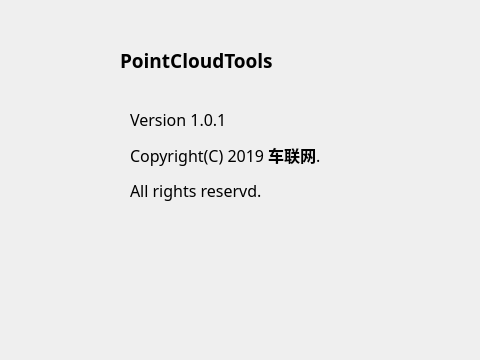
<?xml version="1.0" encoding="UTF-8"?>
<ui version="4.0">
 <class>AboutWin</class>
 <widget class="QWidget" name="AboutWin">
  <property name="geometry">
   <rect>
    <x>0</x>
    <y>0</y>
    <width>480</width>
    <height>360</height>
   </rect>
  </property>
  <property name="sizePolicy">
   <sizepolicy hsizetype="Fixed" vsizetype="Fixed">
    <horstretch>0</horstretch>
    <verstretch>0</verstretch>
   </sizepolicy>
  </property>
  <property name="minimumSize">
   <size>
    <width>480</width>
    <height>360</height>
   </size>
  </property>
  <property name="maximumSize">
   <size>
    <width>480</width>
    <height>360</height>
   </size>
  </property>
  <property name="font">
   <font>
    <family>微软雅黑</family>
   </font>
  </property>
  <property name="mouseTracking">
   <bool>false</bool>
  </property>
  <property name="windowTitle">
   <string>About</string>
  </property>
  <property name="windowIcon">
   <iconset resource="PointCloudTools.qrc">
    <normaloff>:/Resources/images/about.png</normaloff>:/Resources/images/about.png</iconset>
  </property>
  <widget class="QLabel" name="label">
   <property name="geometry">
    <rect>
     <x>20</x>
     <y>80</y>
     <width>72</width>
     <height>72</height>
    </rect>
   </property>
   <property name="text">
    <string/>
   </property>
   <property name="pixmap">
    <pixmap resource="cloudviewer.qrc">:/Resources/images/icon.png</pixmap>
   </property>
  </widget>
  <widget class="QLabel" name="label_2">
   <property name="geometry">
    <rect>
     <x>120</x>
     <y>40</y>
     <width>211</width>
     <height>41</height>
    </rect>
   </property>
   <property name="text">
    <string>&lt;html&gt;&lt;head/&gt;&lt;body&gt;&lt;p&gt;&lt;span style=&quot; font-size:14pt; font-weight:600;&quot;&gt;PointCloudTools&lt;/span&gt;&lt;/p&gt;&lt;/body&gt;&lt;/html&gt;</string>
   </property>
   <property name="textFormat">
    <enum>Qt::AutoText</enum>
   </property>
  </widget>
  <widget class="QLabel" name="label_3">
   <property name="geometry">
    <rect>
     <x>130</x>
     <y>90</y>
     <width>351</width>
     <height>221</height>
    </rect>
   </property>
   <property name="text">
    <string>&lt;html&gt;&lt;head/&gt;&lt;body&gt;&lt;p&gt;&lt;span style=&quot; font-size:12pt;&quot;&gt;Version 1.0.1&lt;/span&gt;&lt;/p&gt;&lt;p&gt;&lt;span style=&quot; font-size:12pt;&quot;&gt;Copyright(C) 2019 &lt;/span&gt;&lt;span style=&quot; font-size:12pt; font-weight:600;&quot;&gt;车联网&lt;/span&gt;&lt;span style=&quot; font-size:12pt;&quot;&gt;. &lt;/span&gt;&lt;/p&gt;&lt;p&gt;&lt;span style=&quot; font-size:12pt;&quot;&gt;All rights reservd. &lt;/span&gt;&lt;/p&gt;&lt;p&gt;&lt;br/&gt;&lt;/p&gt;&lt;p&gt;&lt;br/&gt;&lt;/p&gt;&lt;/body&gt;&lt;/html&gt;</string>
   </property>
  </widget>
 </widget>
 <layoutdefault spacing="6" margin="11"/>
 <resources>
  <include location="cloudviewer.qrc"/>
  <include location="cloudviewer.qrc"/>
 </resources>
 <connections/>
</ui>
